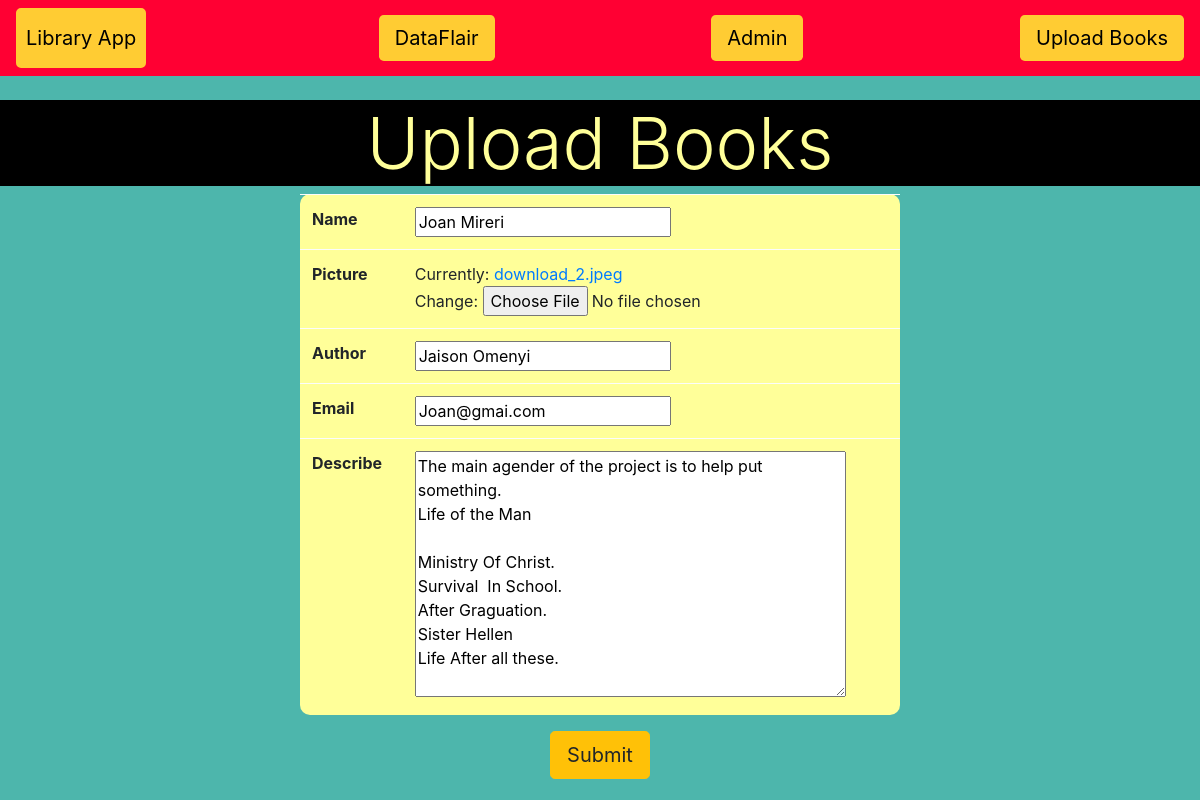
The app's page /update/5/ with its own data.
### books/models.py (models this page shows, shortened)
class Book(models.Model):
	name=models.CharField(max_length=50)
	picture=models.ImageField()
	author=models.CharField(max_length=30,default='anonymous')
	email=models.EmailField(blank=True)
	describe=models.TextField(default='Data Crude Django')

### books/views.py (the view)
# urls.py: path('update/<int:book_id>/', views.update_book),
def update_book(request,book_id):
    id=book_id
    book_id=int(book_id)
    try:
        book_sel = Book.objects.get(id = book_id)
    except Book.DoesNotExist:
        return redirect('index')
    book_form = BookCreate(request.POST or None, instance = book_sel)
    if book_form.is_valid():
       book_form.save()
       return redirect('index')
    return render(request, 'books/upload_form.html', {'upload_form':book_form})

### books/forms.py
class BookCreate(forms.ModelForm):
	class Meta:
		model=Book
		fields='__all__'

### books/templates/books/upload_form.html (shortened to what this page needs)
{% extends 'books/library.html' %}
{% block content %}
    <center>
    <h1 class="display-3" style="background-color:#000000;color:#FFFF99;">Upload Books</h1>
    <form method = 'POST' enctype="multipart/form-data" autocomplete="off">
        <table class = 'w-50 table table-light' style="border-radius:10px;background-color:#FFFF99;">
            {% for field in upload_form %}
            <tr>
                <th>{{field.label}}</th>
                <td>{{ field }}</td>
            </tr>
            {% endfor %}
        </table>
        <button type="submit" class="btn btn-lg btn-warning">Submit</button>
    </form>
</center>
{% endblock %}

### records on screen
Book: upload_form "Joan Mireri" "Jaison Omenyi" "Joan@gmai.com" "The main agender of the project is to help put something. Life of the Man Ministry Of Christ. Survival In School. After Graguation. Sister Hellen Life After all these."

### other values on screen
{{ field.label }} "Name" "Picture" "Author" "Email" "Describe"
